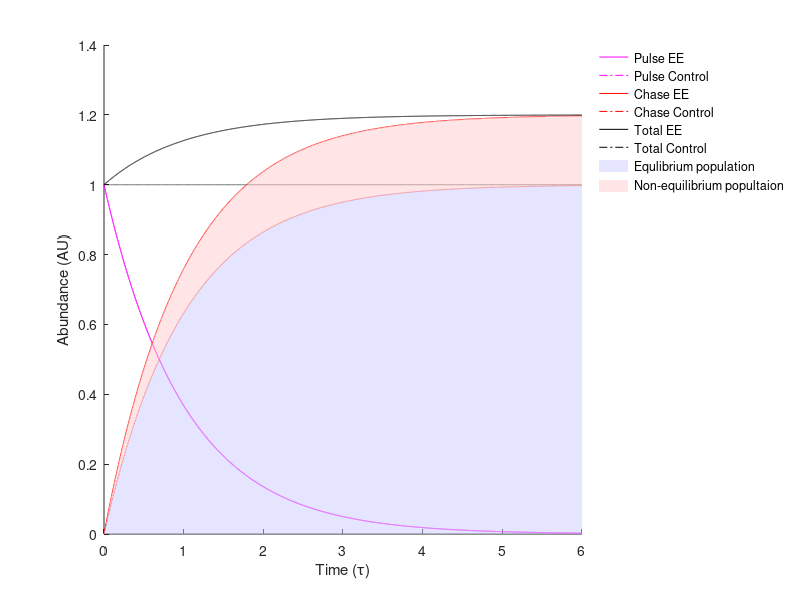
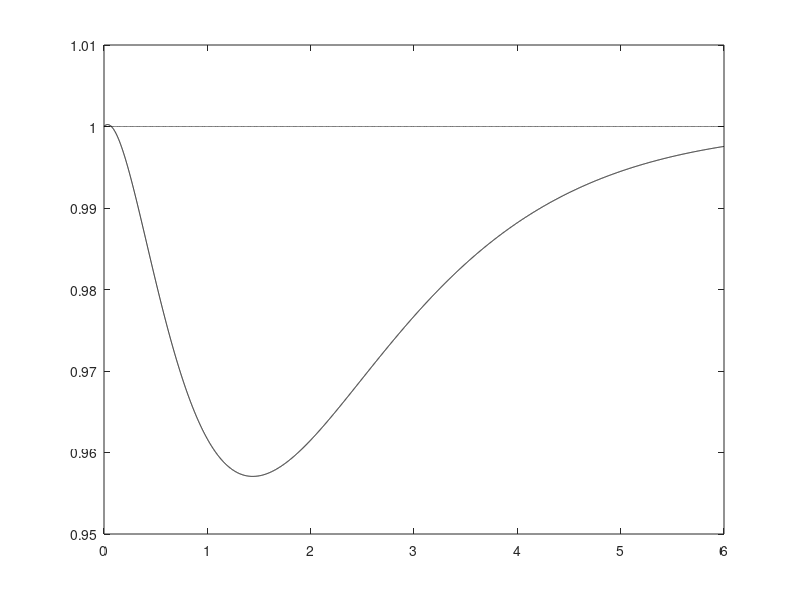

Here is the MATLAB script that generated these plots, in order: (Note: this script raises an error after producing the figures.)
deltaT = 0.2; % increase in chase for Control group
Tc_inf = 1; % steady state for control group
Tee_inf = Tc_inf + deltaT;  %steady state for EE group
tau = 14;%tau is tau_decay
t = 0:0.01:tau*6; % time to simulate
A = exp(-t/tau); % exp decay
pulse_ee = Tc_inf * A; % pulse in uneffec
chase_ee = Tee_inf*(1-A); % left over to inf
chase_control = 1-A;
equil = Tc_inf * ones(size(A));
nonequil = deltaT * (1-A);
total_ee = equil + nonequil;
tau_age_equil = tau * ones(size(A));
tau_age_nonequil = tau - ((t .* A) / 1 - A);
fraction_equil = equil ./ total_ee;
fraction_nonequil = nonequil ./ total_ee;
tau_age = fraction_equil .* tau_age_equil + fraction_nonequil .* tau_age_nonequil;
figure(1)
clf
% plot(t,tau_age,'b');
t2 = t/tau;
plot(t2,A,'m', 'DisplayName',"Pulse EE");
hold on
plot(t2,A,'m-.', 'DisplayName',"Pulse Control");
plot(t2, chase_ee, 'r', 'DisplayName',"Chase EE")
plot(t2, chase_control, 'r-.', 'DisplayName',"Chase Control")
plot(t2, total_ee, 'k', 'DisplayName',"Total EE")
plot(t2, equil, 'k-.', 'DisplayName',"Total Control")
legend("Box","off","Location",'bestoutside')
box off
ylabel('Abundance (AU)')
xlabel('Time (\tau)')

fill([t2, fliplr(t2)], [chase_control, zeros(size(chase_control))],...
    [0.8 0.8 1], 'EdgeColor', 'none', 'FaceAlpha', 0.5, ...
    'DisplayName', 'Equlibrium population');


fill([t2, fliplr(t2)], [chase_control, fliplr(chase_ee)], ...
    [1 0.8 0.8], 'EdgeColor', 'none', 'FaceAlpha', 0.5, ...
    'DisplayName', 'Non-equilibrium popultaion');
%% mean age
figure(2)
clf
% plot(t,,'b');
t2 = t/tau;
plot(t2,tau_age / tau,'k', 'DisplayName',"Mean age EE");
hold on
plot(t2,ones(1,numel(tau_age)),'k-.', 'DisplayName',"Mean age Control");
xline(1, 'k:', 'DisplayName', "Pulse-Chase interval")
ylim([0.7 , 1.05])
box off
ylabel('Mean age / \tau')
xlabel('Time (\tau)')
legend("Box","off","Location",'best')
%% Error
% Parameters
deltaT_values = linspace(-20, 20, 100); % DeltaT range
fraction_pulse_values = linspace(0.2, 0.8, 100); % Fraction Pulse range
t_14 = 14; % Time point to measure error
Tc_inf = 1; % Steady state for control group

% Function to convert fraction pulse to tau at t = 14
fraction_pulse_to_tau = @(fraction_pulse) -t_14 ./ log(fraction_pulse);

% Compute corresponding tau values for the fraction pulse range
Tau_for_fraction_pulse = fraction_pulse_to_tau(fraction_pulse_values);

% Create meshgrid for deltaT and fraction pulse
[DeltaT, Fraction_Pulse_Mesh] = meshgrid(deltaT_values, fraction_pulse_values);

% Initialize matrix to store tau age with non-equilibrium
tau_age_with_nonequil = zeros(size(DeltaT));

% Simplified compute_tau_age function with intermediate variables
compute_tau_age = @(deltaT, tau) ...
    intermediate_vars(tau, deltaT, t_14, Tc_inf);



% Loop through each element in the meshgrid to compute tau_age_with_nonequil
for i = 1:numel(DeltaT)
    tau_age_with_nonequil(i) = compute_tau_age(DeltaT(i)/100, Tau_for_fraction_pulse(mod(i-1, 100) + 1));
end

% Calculate signed percentage error (without absolute value)
tau_age_without_nonequil = Tau_for_fraction_pulse';
error_percentage = 100 * (tau_age_with_nonequil - tau_age_without_nonequil) ./ tau_age_without_nonequil;

% Custom BWR colormap (Blue-White-Red)
bwr = [linspace(0, 1, 50)', linspace(0, 1, 50)', ones(50, 1); % Blue to white
       ones(50, 1), linspace(1, 0, 50)', linspace(1, 0, 50)']; % White to red

% Plotting the signed error as a function of deltaT and fraction pulse
f = figure('Units', 'inches', 'Position', [0, 0, 1.65, 1.65], 'Color','w'); % Set figure size to ~2x2 inches
contourf(DeltaT, Fraction_Pulse_Mesh, reshape(error_percentage, size(DeltaT)), 100, 'LineColor', 'none');
colormap(bwr); % Apply the custom BWR colormap
font_size = 14;
% Customize the colorbar
c = colorbar;
c.Ticks = [-10, -5, 0, 5, 10];
% c.TickLabels = {'-6', '-3', '0', '+3', '+6'};
c.FontSize = font_size;
c.Color=[0,0,0];
ylabel(c, 'Lifetime error (%)', 'FontSize', font_size);
clim([-11 11])
% Customize labels and title
xlabel('Change in total protein (%)', 'FontSize', font_size, 'FontWeight','bold', Color=[0,0,0]);
ylabel('Fraction pulse', 'FontSize', font_size, 'FontWeight','bold', Color=[0,0,0]);

% Adjust axis tick fonts
set(gca, 'XColor', [0, 0, 0], 'YColor', [0, 0, 0], 'FontSize', font_size);

% Save the figure as PDF
% saveas(gcf, 'error_plot.pdf');
%%
